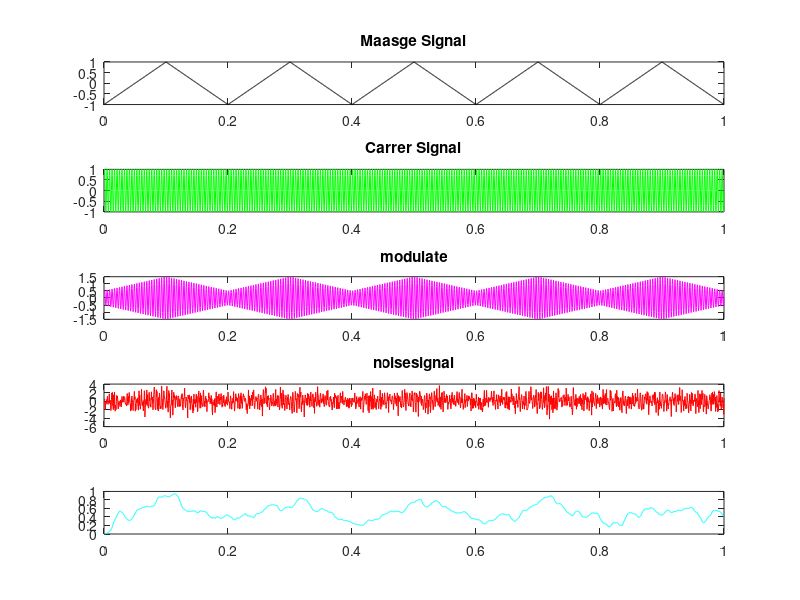

Reproduce this figure in MATLAB.
clear all;
clc;
fs=2000;
fm=5;
fc=250;
n=2000;
t=(1:n)/fs;
wn=0.02;
[b,a]=butter(2,wn);
w=(1:n)*2*pi*fc/fs;%normalization
w1=(1:n)*2*pi*fm/fs;
vc=sin(w); % carrier
vsig=sawtooth(w1,0.5);%meaasge %0.5 is filter coefficient
vm=(1+0.5*vsig).*vc; % modulated sig 
%msg signal
subplot(5,1,1);
plot(t,vsig,'k');
title('Maasge Signal');
%carrier signal 
subplot(5,1,2);
plot(t,vc,'g');
title('Carrer Signal');
%modulated 
subplot(5,1,3);
plot(t,vm,'m');
title('modulate');
%adding noise 
noise=randn(1,n); % noise signal 
scale=(var(vsig)/var(noise))*3.16;
vm=vm+noise*scale;%adding noise signal
%noise
subplot(5,1,4);
plot(t,vm,'r');
title('noisesignal');
ishift=fix(0.125*fs/fc);
vc=[vc(ishift:n) vc(1:ishift-1)];
v1=vc.*vm;
vout=filter(b,a,v1);
%recovered
subplot(5,1,5);
plot(t,vout,'c');


